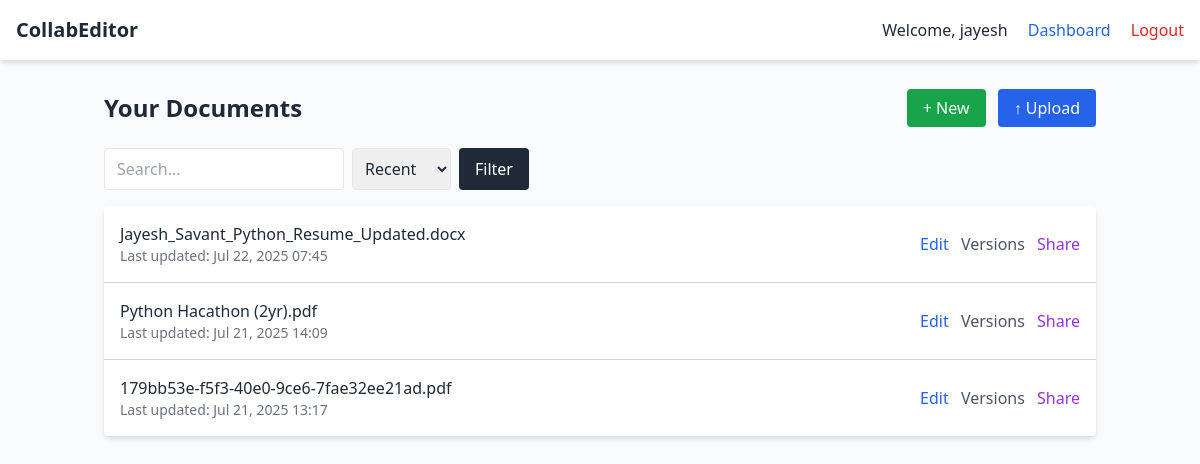
Page /editor/ (signed in) on the committed database.
### users/models.py (models this page shows)
class CustomUser(AbstractUser):
    pass

### editor/models.py (models this page shows)
class Document(models.Model):
    title = models.CharField(max_length=100)
    content = models.TextField()
    last_updated = models.DateTimeField(auto_now=True)
    owner = models.ForeignKey(settings.AUTH_USER_MODEL, on_delete=models.CASCADE)
    collaborators = models.ManyToManyField(settings.AUTH_USER_MODEL, related_name='shared_documents', blank=True)

### editor/views.py (the view)
# urls.py: path('', lambda request: redirect('dashboard')),
@login_required
def dashboard(request):
    query = request.GET.get('q', '')
    sort = request.GET.get('sort', '-last_updated')
    docs = Document.objects.filter(owner=request.user)
    if query:
        docs = docs.filter(title__icontains=query)
    docs = docs.order_by(sort)
    return render(request, 'editor/dashboard.html', {
        'documents': docs,
        'query': query,
        'sort': sort
    })

### editor/templates/editor/dashboard.html (shortened to what this page needs)
{% extends 'editor/base.html' %}
{% block content %}
<div class="max-w-5xl mx-auto">
    <div class="flex justify-between items-center mb-6">
        <h2 class="text-2xl font-semibold">Your Documents</h2>
        <div>
            <a href="{% url 'create_document' %}" class="bg-green-600 text-white px-4 py-2 rounded mr-2 hover:bg-green-700">+ New</a>
            <a href="{% url 'upload_document' %}" class="bg-blue-600 text-white px-4 py-2 rounded hover:bg-blue-700">↑ Upload</a>
        </div>
    </div>
    <form method="get" class="mb-4 flex flex-wrap gap-2">
        <input type="text" name="q" value="{{ query }}" placeholder="Search..." class="border px-3 py-2 rounded w-60">
        <select name="sort" class="border px-2 py-2 rounded">
            <option value="-last_updated" {% if sort == '-last_updated' %}selected{% endif %}>Recent</option>
        </select>
        <button type="submit" class="bg-gray-800 text-white px-4 py-2 rounded hover:bg-gray-900">Filter</button>
    </form>
    {% if documents %}
        <ul class="divide-y divide-gray-300 bg-white rounded shadow-md">
            {% for doc in documents %}
                <li class="p-4 flex justify-between items-center">
                    <div>
                        <p class="font-medium">{{ doc.title }}</p>
                        <p class="text-sm text-gray-500">Last updated: {{ doc.last_updated|date:"M d, Y H:i" }}</p>
                    </div>
                    <div class="space-x-2">
                        <a href="{% url 'editor' doc.id %}" class="text-blue-600 hover:underline">Edit</a>
                        <a href="{% url 'versions' doc.id %}" class="text-gray-600 hover:underline">Versions</a>
                        <a href="{% url 'share_document' doc.id %}" class="text-purple-600 hover:underline">Share</a>
                    </div>
                </li>
            {% endfor %}
        </ul>
    {% else %}
        <p class="text-gray-500 mt-6">You haven't created or uploaded any documents yet.</p>
    {% endif %}
</div>
{% endblock %}

### editor/templates/editor/base.html (shortened to what this page needs)
<!DOCTYPE html>
<html lang="en">
<head>
    <script src="https://cdn.tailwindcss.com"></script>
    <link href="https://cdn.quilljs.com/1.3.6/quill.snow.css" rel="stylesheet">
</head>
<body class="bg-gray-50 text-gray-800 font-sans">
    <nav class="bg-white shadow-md p-4 flex justify-between items-center">
        <div class="text-xl font-bold">
            <a href="{% url 'dashboard' %}">CollabEditor</a>
        </div>
        <div>
            {% if request.user.is_authenticated %}
                <span class="mr-4">Welcome, {{ request.user.username }}</span>
                <a href="{% url 'dashboard' %}" class="mr-4 text-blue-600 hover:underline">Dashboard</a>
                <a href="{% url 'logout' %}" class="text-red-600 hover:underline">Logout</a>
            {% else %}
                <a href="{% url 'login' %}" class="text-blue-600 hover:underline">Login</a>
            {% endif %}
        </div>
    </nav>
    <main class="container mx-auto mt-8 px-4">
        {% block content %}{% endblock %}
    </main>
</body>
</html>

### rows in the picture
CustomUser: user.username "jayesh"
Document: title "Jayesh_Savant_Python_Resume_Updated.docx", last_updated "Jul 22, 2025 07:45"
Document: title "Python Hacathon (2yr).pdf", last_updated "Jul 21, 2025 14:09"
Document: title "179bb53e-f5f3-40e0-9ce6-7fae32ee21ad.pdf", last_updated "Jul 21, 2025 13:17"
